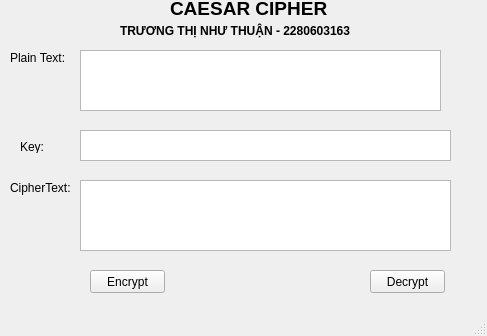
<?xml version="1.0" encoding="UTF-8"?>
<ui version="4.0">
 <class>MainWindow</class>
 <widget class="QMainWindow" name="MainWindow">
  <property name="geometry">
   <rect>
    <x>0</x>
    <y>0</y>
    <width>487</width>
    <height>336</height>
   </rect>
  </property>
  <property name="windowTitle">
   <string>MainWindow</string>
  </property>
  <widget class="QWidget" name="centralwidget">
   <widget class="QLabel" name="label">
    <property name="geometry">
     <rect>
      <x>170</x>
      <y>0</y>
      <width>161</width>
      <height>16</height>
     </rect>
    </property>
    <property name="minimumSize">
     <size>
      <width>0</width>
      <height>16</height>
     </size>
    </property>
    <property name="font">
     <font>
      <pointsize>14</pointsize>
      <weight>75</weight>
      <bold>true</bold>
     </font>
    </property>
    <property name="text">
     <string>CAESAR CIPHER</string>
    </property>
   </widget>
   <widget class="QPlainTextEdit" name="PlainText">
    <property name="geometry">
     <rect>
      <x>80</x>
      <y>50</y>
      <width>361</width>
      <height>61</height>
     </rect>
    </property>
   </widget>
   <widget class="QPlainTextEdit" name="KeyText">
    <property name="geometry">
     <rect>
      <x>80</x>
      <y>130</y>
      <width>371</width>
      <height>31</height>
     </rect>
    </property>
   </widget>
   <widget class="QPlainTextEdit" name="CipherText">
    <property name="geometry">
     <rect>
      <x>80</x>
      <y>180</y>
      <width>371</width>
      <height>71</height>
     </rect>
    </property>
   </widget>
   <widget class="QLabel" name="label_2">
    <property name="geometry">
     <rect>
      <x>10</x>
      <y>50</y>
      <width>61</width>
      <height>16</height>
     </rect>
    </property>
    <property name="font">
     <font>
      <pointsize>9</pointsize>
     </font>
    </property>
    <property name="text">
     <string>Plain Text:</string>
    </property>
   </widget>
   <widget class="QLabel" name="label_3">
    <property name="geometry">
     <rect>
      <x>20</x>
      <y>140</y>
      <width>47</width>
      <height>13</height>
     </rect>
    </property>
    <property name="font">
     <font>
      <pointsize>9</pointsize>
     </font>
    </property>
    <property name="text">
     <string>Key:</string>
    </property>
   </widget>
   <widget class="QLabel" name="label_4">
    <property name="geometry">
     <rect>
      <x>10</x>
      <y>180</y>
      <width>71</width>
      <height>16</height>
     </rect>
    </property>
    <property name="font">
     <font>
      <pointsize>9</pointsize>
     </font>
    </property>
    <property name="text">
     <string>CipherText:</string>
    </property>
   </widget>
   <widget class="QPushButton" name="Encrypt">
    <property name="geometry">
     <rect>
      <x>90</x>
      <y>270</y>
      <width>75</width>
      <height>23</height>
     </rect>
    </property>
    <property name="text">
     <string>Encrypt</string>
    </property>
   </widget>
   <widget class="QPushButton" name="Decrypt">
    <property name="geometry">
     <rect>
      <x>370</x>
      <y>270</y>
      <width>75</width>
      <height>23</height>
     </rect>
    </property>
    <property name="text">
     <string>Decrypt</string>
    </property>
   </widget>
   <widget class="QLabel" name="label_5">
    <property name="geometry">
     <rect>
      <x>120</x>
      <y>20</y>
      <width>251</width>
      <height>21</height>
     </rect>
    </property>
    <property name="font">
     <font>
      <pointsize>9</pointsize>
      <weight>75</weight>
      <bold>true</bold>
     </font>
    </property>
    <property name="text">
     <string>TRƯƠNG THỊ NHƯ THUẬN - 2280603163</string>
    </property>
   </widget>
  </widget>
  <widget class="QMenuBar" name="menubar">
   <property name="geometry">
    <rect>
     <x>0</x>
     <y>0</y>
     <width>487</width>
     <height>21</height>
    </rect>
   </property>
  </widget>
  <widget class="QStatusBar" name="statusbar"/>
 </widget>
 <resources/>
 <connections/>
</ui>
